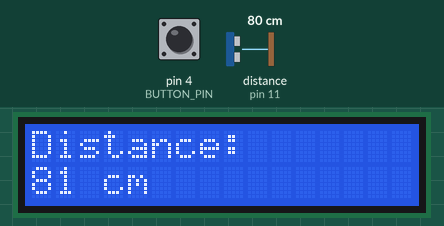
Recording of a sketch running on a simulated Arduino Uno, built with avr-gcc and run on an emulated ATmega328P. Parts: 16×2 character LCD. The inputs (shaded band) are chosen by the test bench; at power-on: pin 4 (BUTTON_PIN) HIGH, distance to the obstacle (sensor on pin 11) 80 cm. The echo pulse lasts 58.3 µs per cm; what the sketch prints to the serial monitor is not drawn.

Above: at 1.2 s.
1.3 s: pin 4 (BUTTON_PIN) pulled LOW for 0.15 s
At 2.6 s:
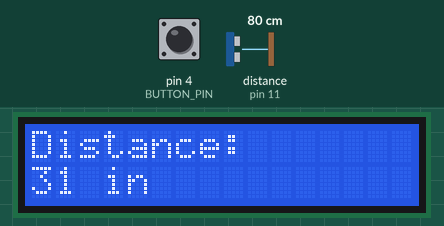
2.9 s: distance to the obstacle (sensor on pin 11) set to 9 cm
At 3.8 s:
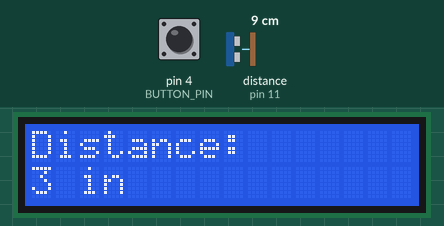
4.5 s: distance to the obstacle (sensor on pin 11) set to 2 cm
At 5.5 s:
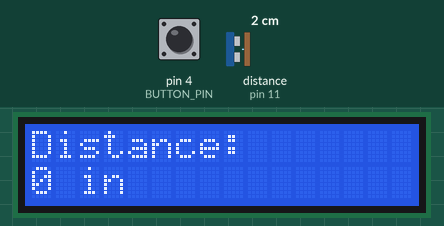
7.5 s: pin 4 (BUTTON_PIN) pulled LOW for 1 s
At 8.4 s:
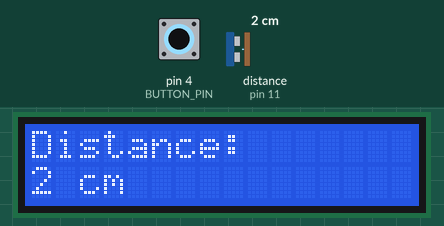
10.0 s: distance to the obstacle (sensor on pin 11) set to 4 cm
At 11.1 s:
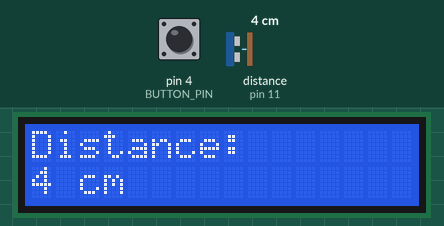
11.6 s: distance to the obstacle (sensor on pin 11) set to 60 cm
At 12.9 s:
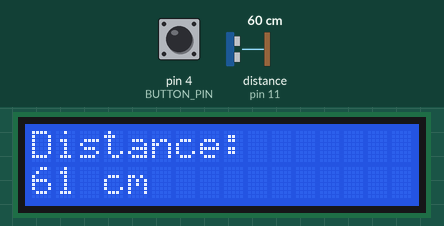
Timing chart, 0 to 14.2 s (numbered marks = the images above; inputs shaded):
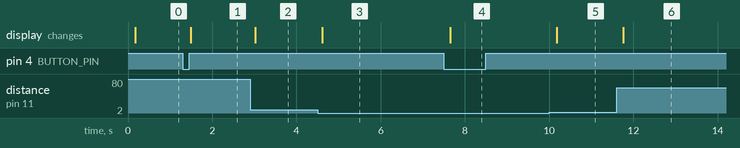

The sketch:

sketch.ino
```cpp
// Including libraries
#include <LiquidCrystal.h>
#include <NewPing.h>

#define TRIGGER_PIN 12    // HC-SR04 trigger pin
#define ECHO_PIN 11       // HC-SR04 echo pin
#define MAX_DISTANCE 400  // Max distance in cm to measure
#define BUTTON_PIN 4      // Button pin

bool metric;        // Make a boolean to select inches
bool last_state;    // For making button toggle
bool current_state; // Also for making button toggle

// Initializing LiquidCrystal object with pins (rs, enable, d4, d5, d6, d7)
LiquidCrystal lcd(5, 6, 7, 8, 9, 10);

// Initializing NewPing object with the defined values
NewPing sonar(TRIGGER_PIN, ECHO_PIN, MAX_DISTANCE);

void setup() {
  pinMode(BUTTON_PIN, INPUT); // Set button pin to input
  Serial.begin(9600);         // Start serial monitor
  metric = true;              // Set metric to true (use cm first)
  last_state = true;          // Start with last state being true (not pressed)
  current_state = true;       // Start with current state being true (not pressed)
  lcd.begin(16, 2);           // Start 16x2 LCD display
}

void loop() {
  int distance = sonar.ping();                  // New integer for distance in echo time in microseconds
  int distance_cm = sonar.convert_cm(distance); // New integer for distance in centimetres
  int distance_in = sonar.convert_in(distance); // New integer for distance in inches

  serialMonitor(distance_cm, distance_in);  // Calls serialMonitor() function
  lcdDisplay(distance_cm, distance_in);     // Calls lcdDisplay() function
  buttonToggling();                         // Calls buttonToggling() function
}

// Function which displays messages in the serial monitor
void serialMonitor(int cm, int in) {
  delay(50);  // Delay of 50 ms between loops
  Serial.print("Distance: ");
  // Checking to display in centimetres or in inches
  if (metric == true) {
    Serial.print(cm);
    Serial.println(" cm");
  } else {
    Serial.print(in);
    Serial.println(" in");
  }
}

// Controls the LCD display
void lcdDisplay(int cm, int in) {
  delay(50);              // Delay of 50 ms between loops
  lcd.clear();            // Clears the display between loops
  lcd.print("Distance:");
  lcd.setCursor(0, 1);    // Sets cursor to second line
  // Checking to display in centimetres or in inches
  if (metric == true) {
    lcd.print(cm);
    lcd.print(" cm");
  } else {
    lcd.print(in);
    lcd.print(" in");
  }
}

// Make the button toggle the metric boolean
void buttonToggling() {
  current_state = digitalRead(BUTTON_PIN);  // Current state of the button
  // Checking if current state is 0 (pushed) and previous was 1 (not pushed)
  if (current_state == 0 && last_state == 1) {
    metric = !metric; // Setting metric to whatever it was not previously (0 -> 1, 1 -> 0)
  }
  last_state = current_state; // Changing the last state to the current state after the previous steps
}
```

Measured:
- after the input at 1.3 s, the display: changes after 0.19 s (image 1)
- after the input at 2.9 s, the display: changes after 0.12 s (image 2)
- after the input at 4.5 s, the display: changes after 0.11 s (image 3)
- after the input at 7.5 s, the display: changes after 0.15 s (image 4)
- after the input at 10.0 s, the display: changes after 0.18 s (image 5)
- after the input at 11.6 s, the display: changes after 0.16 s (image 6)
